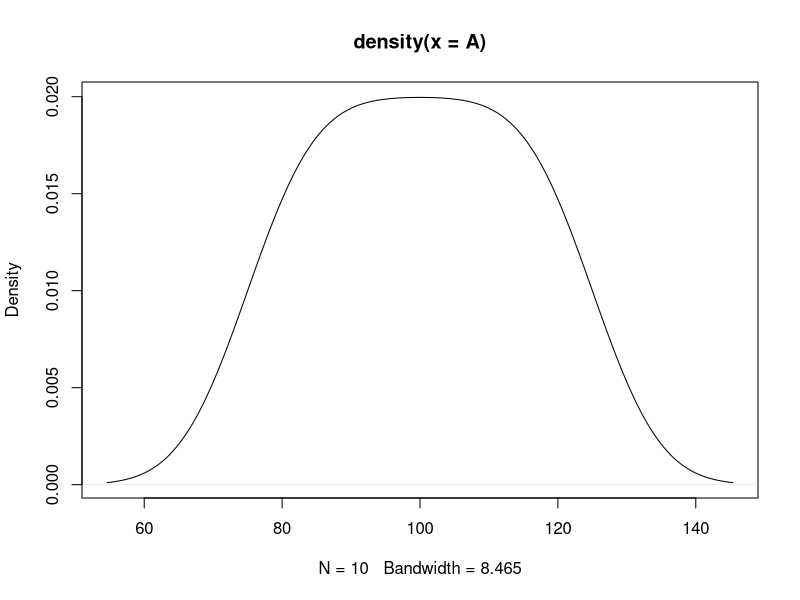
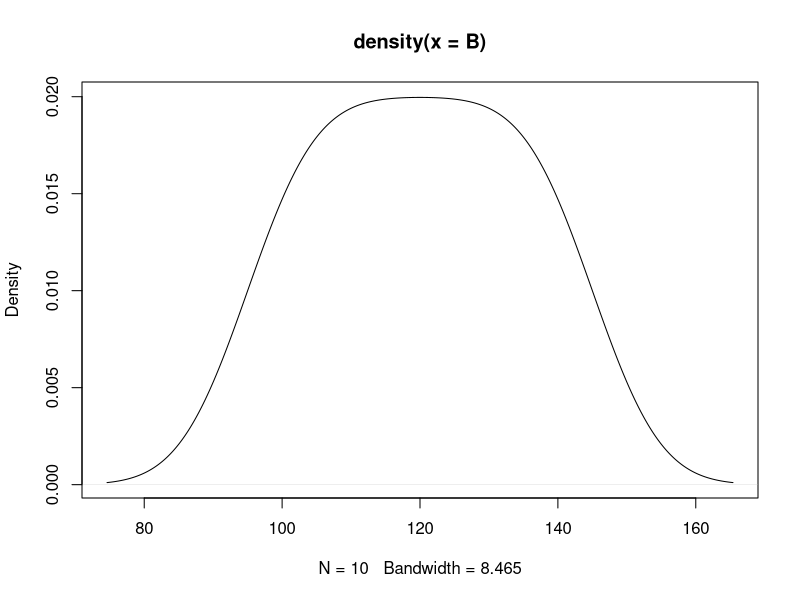
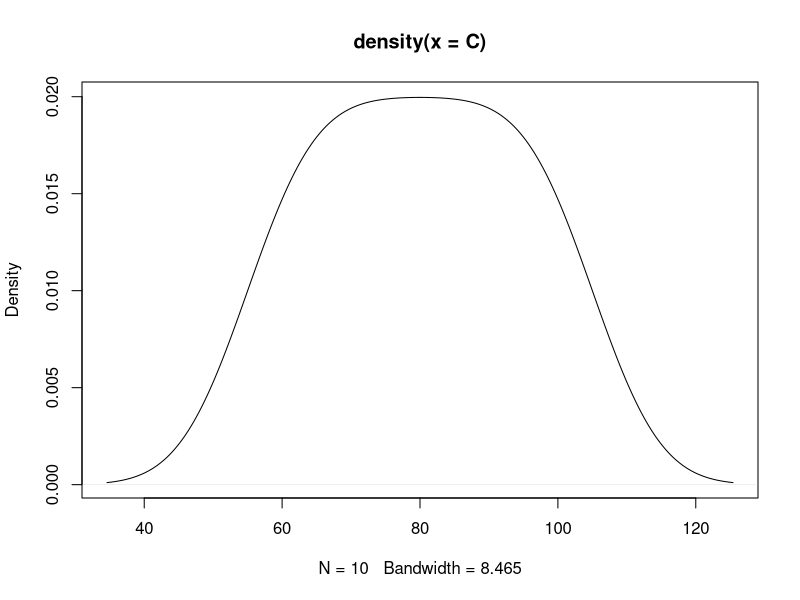
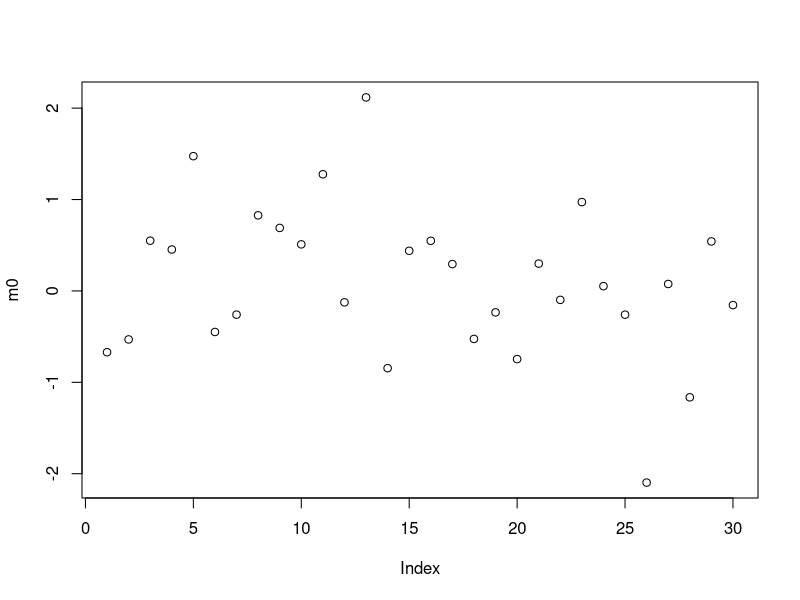
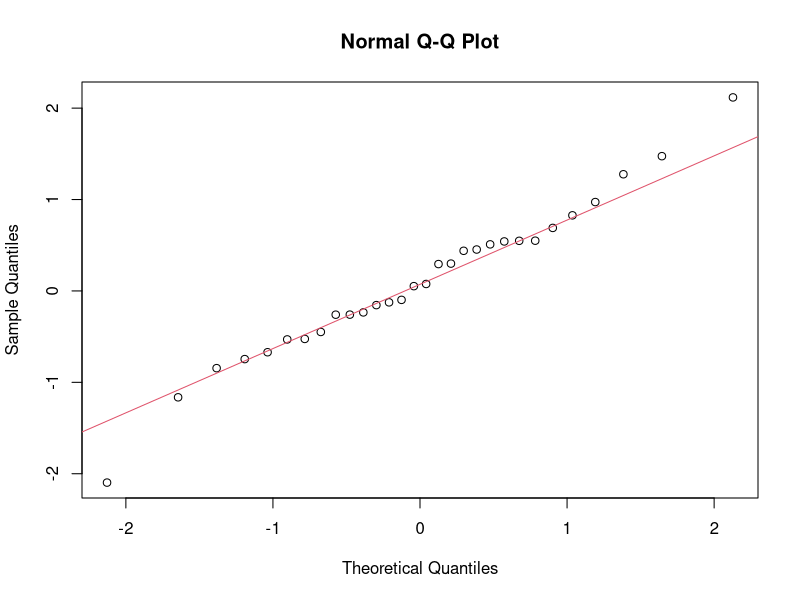
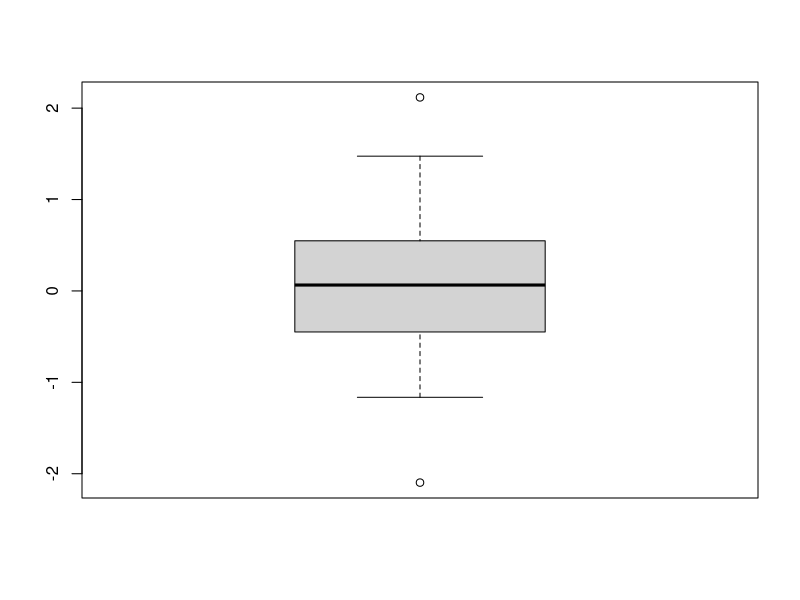
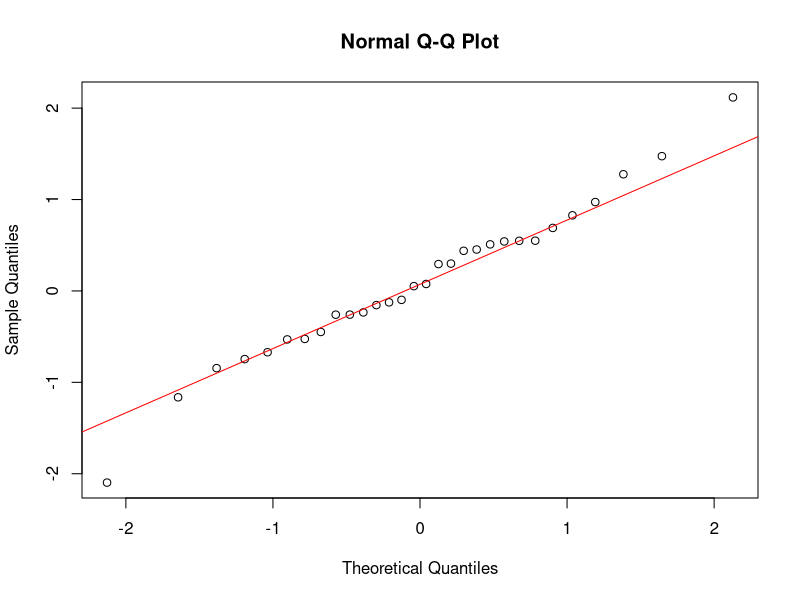
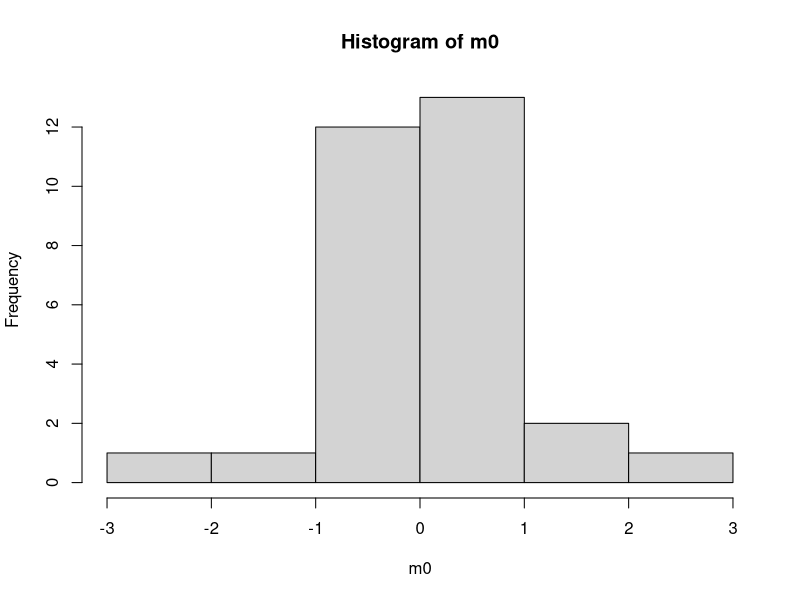

The R source for these figures, in order:

# t.test

A <- c(80, 80, 90, 90, 100, 100, 110, 110, 120, 120)
plot(density(A))

B <- c(100, 100, 110, 110, 120, 120, 130, 130, 140, 140)
plot(density(B))

C <- c(60, 60, 70, 70, 80, 80, 90, 90, 100, 100)
plot(density(C))

t.test(A, B, var.equal=TRUE, conf.level=0.99)
t.test(A, B, var.equal=TRUE)
t.test(B, C, var.equal=TRUE)
t.test(A, C, var.equal=TRUE)

D <- c(1, 2, 3, 4, 5, 6, 7)
mean(D)
var(D)
sd(D)

E <- c(8,9,10,11,12,13,14)
mean(E)
var(E)
4.66/7
0.77+0.77
sqrt(1.54)
-7/1.24

t.test(D, E)


# sample
m0 <- rnorm(30, mean=0, sd=1)
m3 <- rnorm(30, mean=3, sd=1)

plot(m0)

# normality test (using graph)
#1 Q-Q plot
qqnorm(m0)
qqline(m0, col=2)

#2 Boxplot
boxplot(m0)

#3 Normal Probability Plot(정규확률그림)
qqnorm(m0)
qqline(m0, col="red")

#4 Histogram
hist(m0)

# normality test(using statistical method)
#1 chi-square test (sample < 20)

#2 D'Agostino-Pearson test (sample > 20), using skewness, kurtosis

#3 Jarque-Bera test

#4 Kolmogorov-Smirnov Goodneess of Fit test (compare normal distribution)
ks.test(m0, "pnorm", mean=mean(m0), sd=sd(m0))

#5 Liliefors test

#6 Shapiro-Wilk test
shapiro.test(m0)

# equal variance
var.test(m0, m3)

# t.test
t.test(m0, m3)

set.seed(1); T1 <- c(sample(140:160, 30, replace=TRUE))
set.seed(2); T2 <- c(sample(140:160, 30, replace=TRUE))
data <- data.frame(T1, T2)
data

plot(T1)
plot(T2)

var.test(T1, T2)

t.test(T1, T2, var.equal=TRUE)
